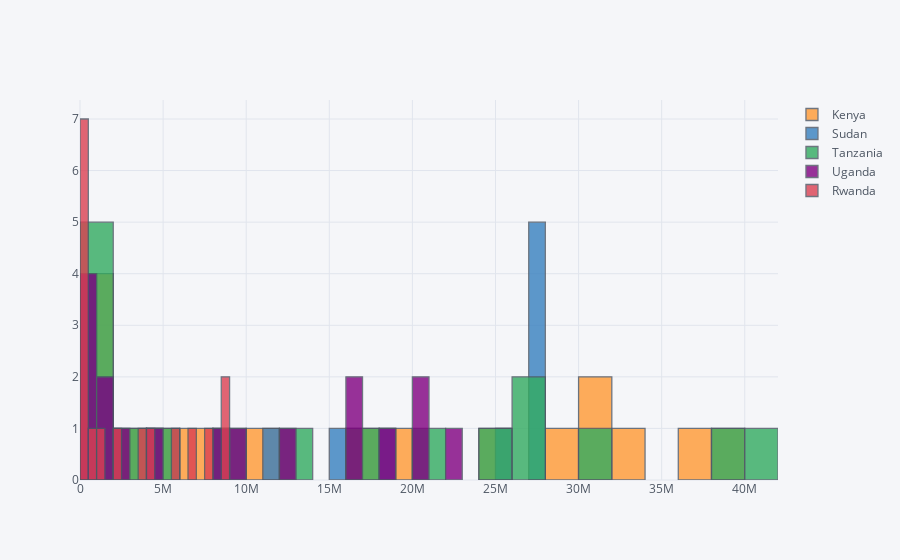

The code cell stored with this chart in its notebook:
### Markdown cell above
### Overlapping Histograms 

Turn column on / off by clicking on the legend

### Code cell
df.iplot(kind='hist',bins=30)

### Figure 1 — Plotly figure (JSON) as saved in the notebook; plotly's stock layout.template omitted (floating-point values rounded to 4 significant figures)
{"data": [{"histfunc": "count", "histnorm": "", "marker": {"color": "rgba(255, 153, 51, 1.0)", "line": {"color": "#4D5663", "width": 1.3}}, "name": "Kenya", "nbinsx": 30, "opacity": 0.8, "orientation": "v", "type": "histogram", "x": [127404, 600000, 1187122, 1590785, 2546157, 4611970, 7340317, 11349412, 16303573, 19364559, 24968891, 28080771, 30731754, 31830003, 33632631, 37715944, 38982188]}, {"histfunc": "count", "histnorm": "", "marker": {"color": "rgba(55, 128, 191, 1.0)", "line": {"color": "#4D5663", "width": 1.3}}, "name": "Sudan", "nbinsx": 30, "opacity": 0.8, "orientation": "v", "type": "histogram", "x": [23000, 103846, 190778, 527233, 1048558, 1827940, 4683127, 8218092, 11991469, 15339895, 18093231, 25056185, 27658595, 27657875, 27796611, 27938507, 27807293]}, {"histfunc": "count", "histnorm": "", "marker": {"color": "rgba(50, 171, 96, 1.0)", "line": {"color": "#4D5663", "width": 1.3}}, "name": "Tanzania", "nbinsx": 30, "opacity": 0.8, "orientation": "v", "type": "histogram", "x": [110518, 275560, 606859, 1298000, 1942000, 2964000, 5609000, 8252000, 13006793, 17469486, 20983853, 25666455, 27219283, 27442823, 31862656, 39665600, 40044186]}, {"histfunc": "count", "histnorm": "", "marker": {"color": "rgba(128, 0, 128, 1.0)", "line": {"color": "#4D5663", "width": 1.3}}, "name": "Uganda", "nbinsx": 30, "opacity": 0.8, "orientation": "v", "type": "histogram", "x": [126913, 283520, 393310, 776169, 1165035, 1315300, 2008818, 4195278, 8554864, 9383734, 12828264, 16696992, 16356387, 18068648, 20365941, 20220273, 22838486]}, {"histfunc": "count", "histnorm": "", "marker": {"color": "rgba(219, 64, 82, 1.0)", "line": {"color": "#4D5663", "width": 1.3}}, "name": "Rwanda", "nbinsx": 30, "opacity": 0.8, "orientation": "v", "type": "histogram", "x": [39000, 65000, 82391, 130720, 137271, 222978, 314201, 635137, 1322637, 2429252, 3548761, 4446194, 5690751, 6689158, 7747019, 8759619, 8921533]}], "layout": {"barmode": "overlay", "legend": {"bgcolor": "#F5F6F9", "font": {"color": "#4D5663"}}, "paper_bgcolor": "#F5F6F9", "plot_bgcolor": "#F5F6F9", "titlefont": {"color": "#4D5663"}, "xaxis1": {"gridcolor": "#E1E5ED", "showgrid": true, "tickfont": {"color": "#4D5663"}, "title": "", "titlefont": {"color": "#4D5663"}, "zerolinecolor": "#E1E5ED"}, "yaxis1": {"gridcolor": "#E1E5ED", "showgrid": true, "tickfont": {"color": "#4D5663"}, "title": "", "titlefont": {"color": "#4D5663"}, "zerolinecolor": "#E1E5ED"}}}
